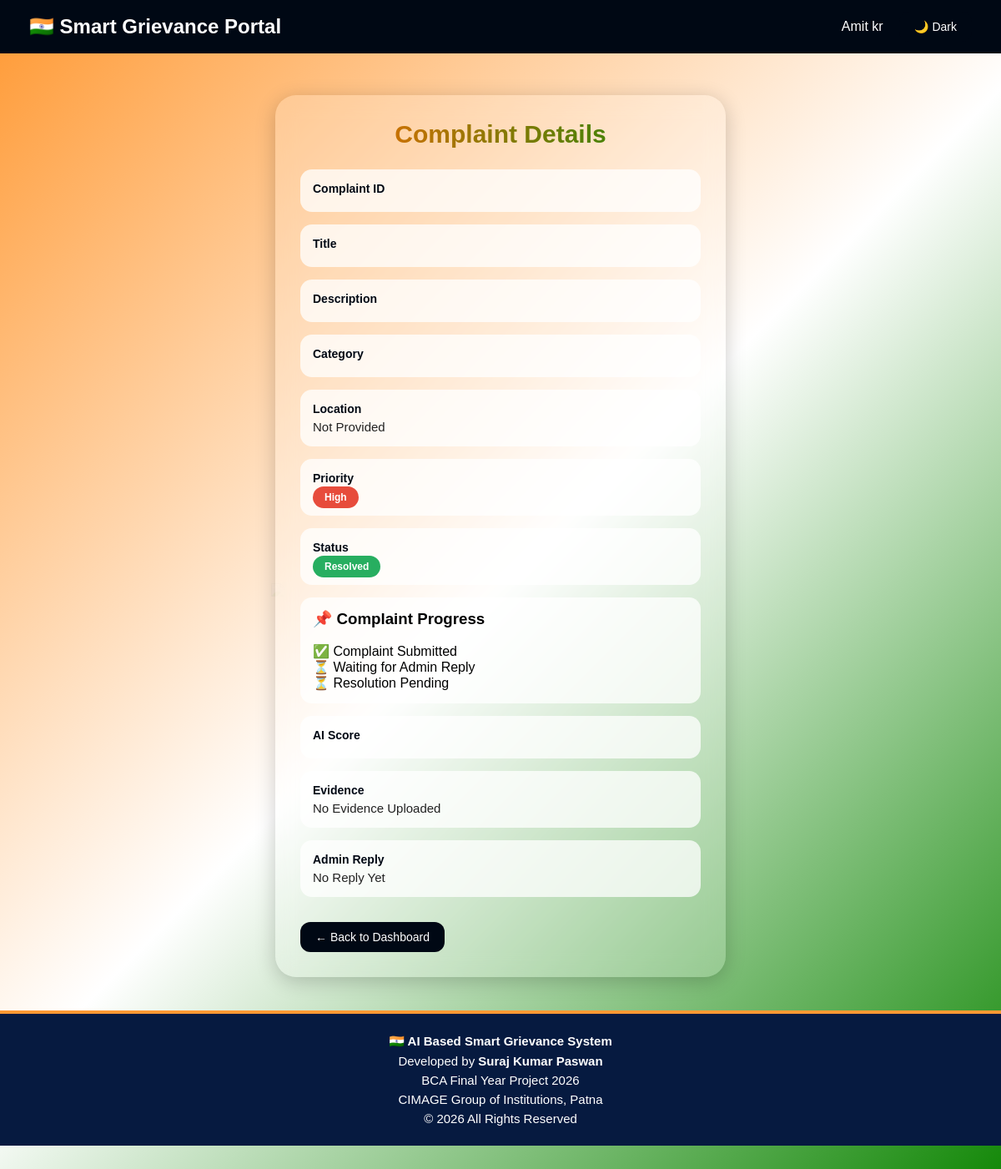
Page /view/12 (signed in) on the earlier database version.
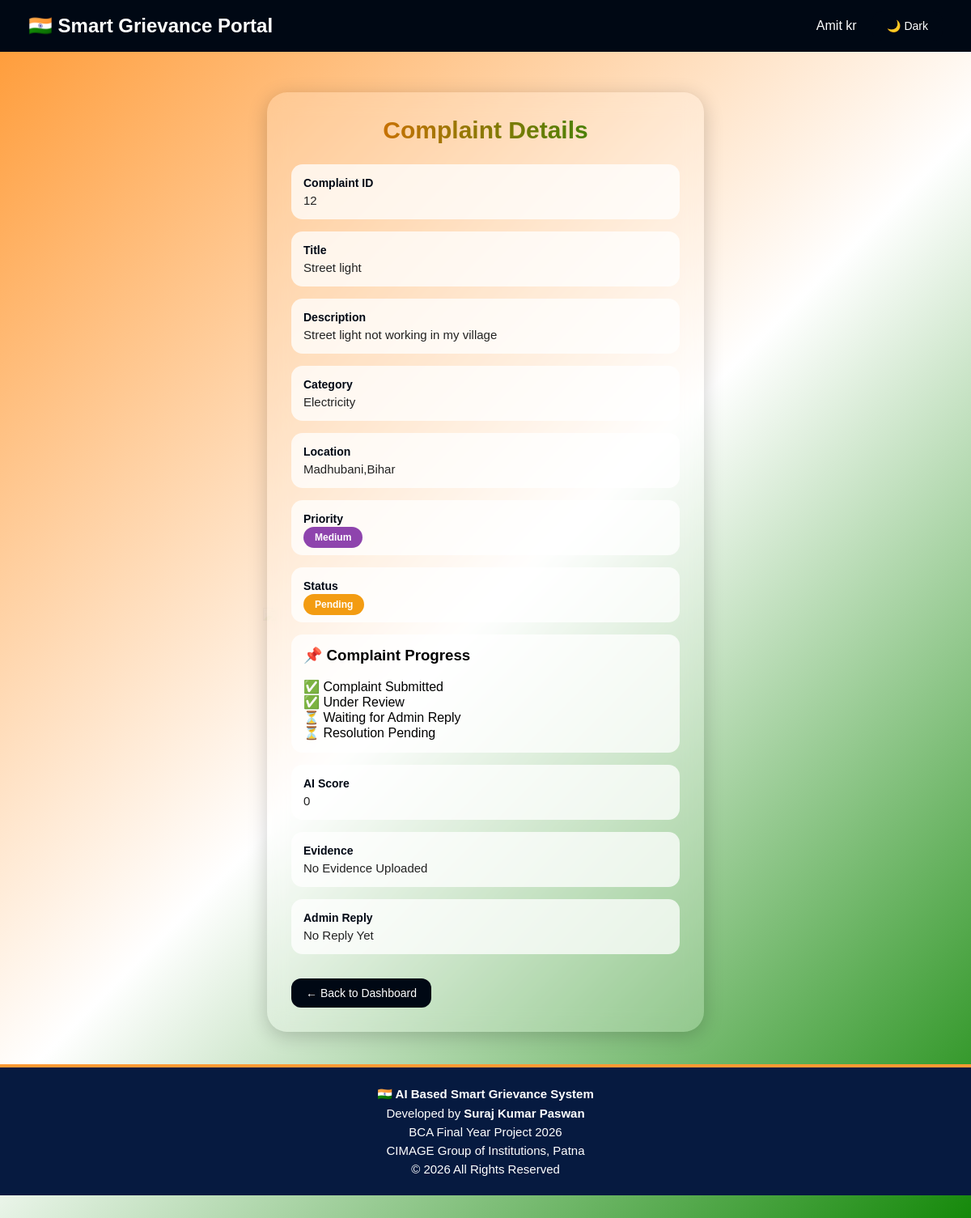
Same page on the later database version.
### tables this page shows
CREATE TABLE complaints (
            id INTEGER PRIMARY KEY AUTOINCREMENT,
            user_name TEXT NOT NULL,
            title TEXT NOT NULL,
            description TEXT NOT NULL,
            category TEXT NOT NULL,
            priority TEXT DEFAULT 'Medium',
            status TEXT DEFAULT 'Pending',
            ai_score INTEGER DEFAULT 0,
            created_at TEXT DEFAULT CURRENT_TIMESTAMP
        , location TEXT, evidence TEXT, reply TEXT, tracking_id TEXT);

### app.py (the view, shortened to what this page needs)
@app.route("/view/<int:id>", methods=["GET", "POST"])
def view_complaint(id):
    if "user" not in session:
        return redirect(url_for("login"))
    with get_db_connection() as conn:
        complaint = conn.execute(
            "SELECT * FROM complaints WHERE id=?",
            (id,)
        ).fetchone()
    return render_template(
        "view_complaint.html",
        complaint=complaint
    )

### app.py (called while the page is built)
def get_db_connection():
    conn = sqlite3.connect(DATABASE)
    conn.row_factory = sqlite3.Row
    return conn

### templates/view_complaint.html (shortened to what this page needs)
<!DOCTYPE html>
<html lang="en">
<head>
</head>
<body>
<img src="{{ url_for('static', filename='ashoka.png') }}" class="chakra">
<div class="navbar">
<div class="logo">
🇮🇳 Smart Grievance Portal
</div>
<div>
{{ session['user'] }}
<button
id="darkModeBtn"
class="btn"
style="margin-left:15px; margin-top:0;">
🌙 Dark
</button>
</div>
</div>
<div class="container">
<div class="card">
<div class="heading">
Complaint Details
</div>
<div class="detail-box">
<div class="label">Complaint ID</div>
<div class="value">{{ complaint.id }}</div>
</div>
<div class="detail-box">
<div class="label">Title</div>
<div class="value">{{ complaint.title }}</div>
</div>
<div class="detail-box">
<div class="label">Description</div>
<div class="value">{{ complaint.description }}</div>
</div>
<div class="detail-box">
<div class="label">Category</div>
<div class="value">{{ complaint.category }}</div>
</div>
<div class="detail-box">
<div class="label">Location</div>
<div class="value">
{{ complaint.location if complaint.location else "Not Provided" }}
</div>
</div>
<div class="detail-box">
<div class="label">Priority</div>
<div class="value">
{% if complaint.priority == "Low" %}
<span class="badge low">Low</span>
{% elif complaint.priority == "Medium" %}
<span class="badge medium">Medium</span>
{% else %}
<span class="badge high">High</span>
{% endif %}
</div>
</div>
<div class="detail-box">
<div class="label">Status</div>
<div class="value">
{% if complaint.status == "Pending" %}
<span class="badge pending">Pending</span>
{% else %}
<span class="badge resolved">Resolved</span>
{% endif %}
</div>
</div>
<div class="detail-box">
<h3>📌 Complaint Progress</h3>
<br>
<p>✅ Complaint Submitted</p>
{% if complaint.status == "Pending" or complaint.status == "Resolved" %}
<p>✅ Under Review</p>
{% endif %}
{% if complaint.reply %}
<p>✅ Admin Replied</p>
{% else %}
<p>⏳ Waiting for Admin Reply</p>
{% endif %}
{% if complaint.status == "Resolved" %}
<p>✅ Complaint Resolved</p>
{% else %}
<p>⏳ Resolution Pending</p>
{% endif %}
</div>
<div class="detail-box">
<div class="label">AI Score</div>
<div class="value">{{ complaint.ai_score }}</div>
</div>
<div class="detail-box">
<div class="label">Evidence</div>
<div class="value">
{% if complaint.evidence %}
<a
href="{{ url_for('static', filename='uploads/' + complaint.evidence) }}"
target="_blank"
class="btn">
📎 View Evidence
</a>
{% else %}
No Evidence Uploaded
{% endif %}
</div>
</div>
<div class="detail-box">
<div class="label">Admin Reply</div>
<div class="value">
{% if complaint.reply %}
{{ complaint.reply }}
{% else %}
No Reply Yet
{% endif %}
</div>
</div>
<a href="{{ url_for('user_dashboard') }}" class="btn">
← Back to Dashboard
</a>
</div>
</div>
<footer>
<p><strong>🇮🇳 AI Based Smart Grievance System</strong></p>
<p>Developed by <strong>Suraj Kumar Paswan</strong></p>
<p>BCA Final Year Project 2026</p>
<p>CIMAGE Group of Institutions, Patna</p>
<p>© 2026 All Rights Reserved</p>
</footer>
</body>
</html>

Differences in the rows shown:
added complaints: id "12", title "Street light", description "Street light not working in my village", category "Electricity", location "Madhubani,Bihar", ai_score "0"
Other differences:
{{ complaint.location if complaint.location else "Not Provided" }}: "Not Provided" → (not shown)
text no longer shown: "High Resolved"
text now shown: "Medium Pending ✅ Under Review"
